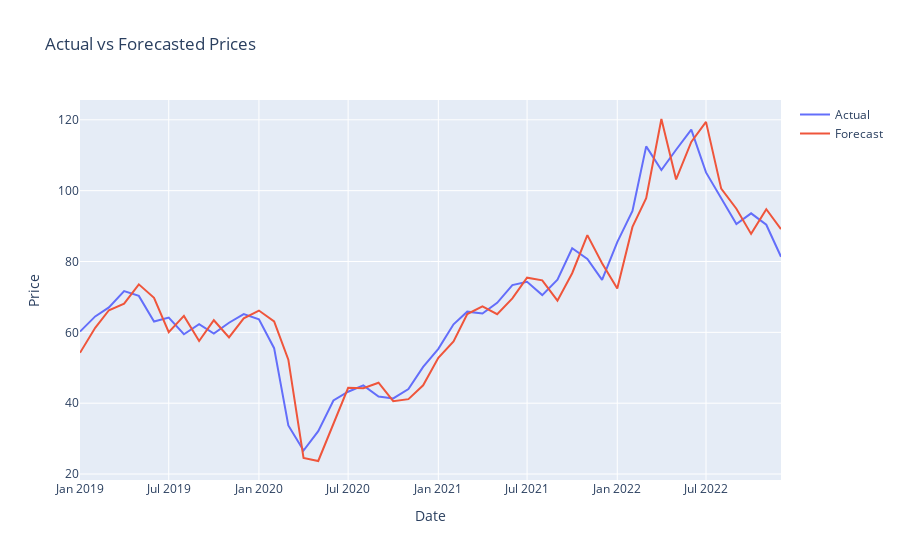

The cell this chart's notebook holds for it:
### Code cell
# plot the actual and forecasted values
fig = go.Figure()
fig.add_trace(go.Scatter(x=test.index, y=test['Price'], mode='lines', name='Actual'))
fig.add_trace(go.Scatter(x=test.index, y=forecast, mode='lines', name='Forecast'))
fig.update_layout(title='Actual vs Forecasted Prices', xaxis_title='Date', yaxis_title='Price')
fig.show()
